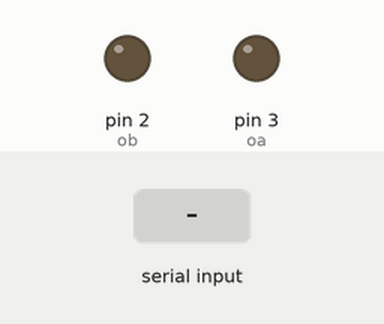
The sketch below on a simulated Arduino Uno, built with avr-gcc and run on an emulated ATmega328P. On the bench: output pins drawn as LEDs (lit = HIGH). The inputs (shaded band) are chosen by the test bench. What the sketch prints to the serial monitor is not drawn.

Above: at 1.2 s.
1.3 s: "B" received over Serial
At 1.6 s:
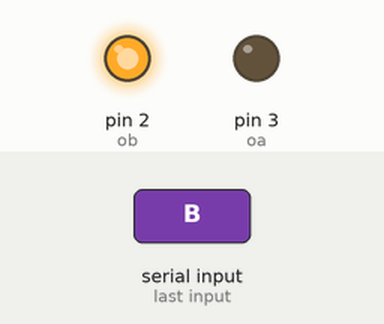
2.8 s: "F" received over Serial
At 4.0 s:
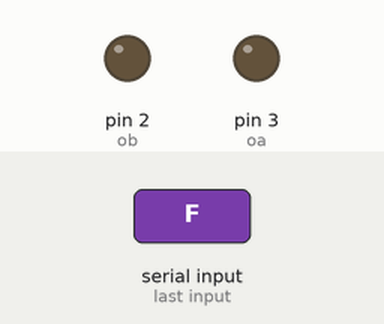
Timing chart, 0 to 5.8 s (numbered marks = the images above; inputs shaded):
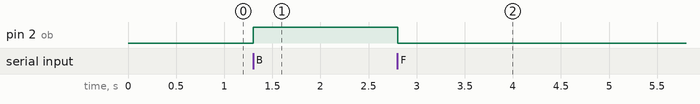

Measured:
- after the input at 1.3 s, pin 2 (ob): LOW → HIGH at once
- after the input at 2.8 s, pin 2 (ob): HIGH → LOW at once

The sketch:

motor_bluetooth_2.ino
```cpp
#define oa 3
#define ob 2
int val;
char var;

void setup() {

  Serial.begin(9600);
  pinMode(ob, OUTPUT);
  pinMode(oa, OUTPUT);


}

void loop() {
  Serial.println(var);
  if (Serial.available()) {
    var = Serial.read();
    if (var == 'F' ) {
      digitalWrite(oa, HIGH);
      digitalWrite(ob, LOW);
    }
    if (var == 'B'){
      digitalWrite(oa,LOW );
      digitalWrite(ob,HIGH);
    }

    else {
      digitalWrite(oa, LOW );
      digitalWrite(ob, LOW);
    }
  }

}
```
